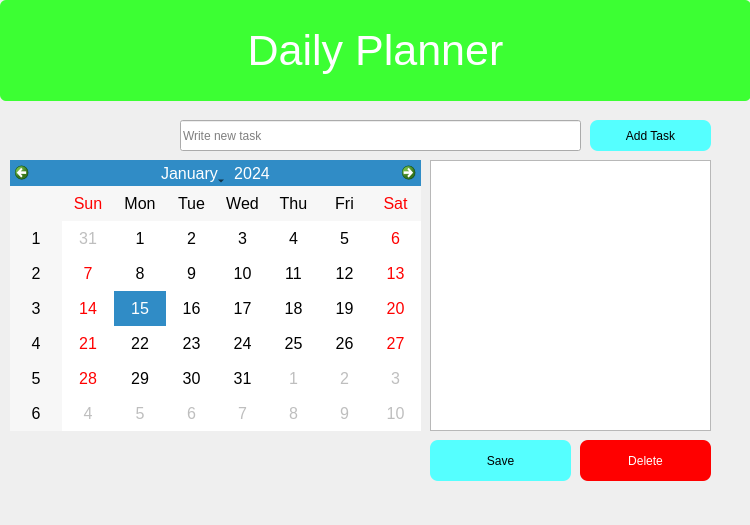
<?xml version="1.0" encoding="UTF-8"?>
<ui version="4.0">
 <class>Form</class>
 <widget class="QWidget" name="Form">
  <property name="geometry">
   <rect>
    <x>0</x>
    <y>0</y>
    <width>750</width>
    <height>525</height>
   </rect>
  </property>
  <property name="windowTitle">
   <string>Form</string>
  </property>
  <widget class="QCalendarWidget" name="calendarWidget">
   <property name="geometry">
    <rect>
     <x>10</x>
     <y>160</y>
     <width>411</width>
     <height>271</height>
    </rect>
   </property>
   <property name="styleSheet">
    <string notr="true">font:12pt;</string>
   </property>
   <property name="locale">
    <locale language="English" country="UnitedStates"/>
   </property>
  </widget>
  <widget class="QListWidget" name="listWidget">
   <property name="geometry">
    <rect>
     <x>430</x>
     <y>160</y>
     <width>281</width>
     <height>271</height>
    </rect>
   </property>
  </widget>
  <widget class="QPushButton" name="SaveButton">
   <property name="geometry">
    <rect>
     <x>430</x>
     <y>440</y>
     <width>141</width>
     <height>41</height>
    </rect>
   </property>
   <property name="styleSheet">
    <string notr="true">background-color: rgb(85, 255, 255);
font: 11pt &quot;MS Shell Dlg 2&quot;;
border-radius:8px</string>
   </property>
   <property name="text">
    <string>Save</string>
   </property>
  </widget>
  <widget class="QPushButton" name="AddTaskButton">
   <property name="geometry">
    <rect>
     <x>590</x>
     <y>120</y>
     <width>121</width>
     <height>31</height>
    </rect>
   </property>
   <property name="styleSheet">
    <string notr="true">background-color: rgb(85, 255, 255);
font: 11pt &quot;MS Shell Dlg 2&quot;;
border-radius:8px</string>
   </property>
   <property name="text">
    <string>Add Task</string>
   </property>
  </widget>
  <widget class="QLabel" name="label">
   <property name="geometry">
    <rect>
     <x>0</x>
     <y>0</y>
     <width>751</width>
     <height>101</height>
    </rect>
   </property>
   <property name="styleSheet">
    <string notr="true">font-size : 32pt;
background : #3cff33;
color:white;
border-radius:6px;</string>
   </property>
   <property name="text">
    <string>Daily Planner</string>
   </property>
   <property name="alignment">
    <set>Qt::AlignCenter</set>
   </property>
  </widget>
  <widget class="QLineEdit" name="lineEdit">
   <property name="geometry">
    <rect>
     <x>180</x>
     <y>120</y>
     <width>401</width>
     <height>31</height>
    </rect>
   </property>
   <property name="text">
    <string/>
   </property>
   <property name="placeholderText">
    <string>Write new task</string>
   </property>
  </widget>
  <widget class="QPushButton" name="DeleteButton">
   <property name="geometry">
    <rect>
     <x>580</x>
     <y>440</y>
     <width>131</width>
     <height>41</height>
    </rect>
   </property>
   <property name="styleSheet">
    <string notr="true">background-color: rgb(255, 0, 0);
font: 11pt &quot;MS Shell Dlg 2&quot;;
border-radius: 8px;
color: #ffffff;
</string>
   </property>
   <property name="text">
    <string>Delete</string>
   </property>
  </widget>
 </widget>
 <resources/>
 <connections/>
</ui>
